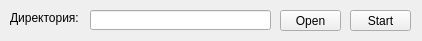
<?xml version="1.0" encoding="UTF-8"?>
<ui version="4.0">
 <class>MainWindow</class>
 <widget class="QMainWindow" name="MainWindow">
  <property name="geometry">
   <rect>
    <x>0</x>
    <y>0</y>
    <width>422</width>
    <height>41</height>
   </rect>
  </property>
  <property name="sizePolicy">
   <sizepolicy hsizetype="Fixed" vsizetype="Fixed">
    <horstretch>0</horstretch>
    <verstretch>0</verstretch>
   </sizepolicy>
  </property>
  <property name="windowTitle">
   <string>Формирование скрипта по W8</string>
  </property>
  <widget class="QWidget" name="centralwidget">
   <widget class="QPushButton" name="button_start">
    <property name="geometry">
     <rect>
      <x>350</x>
      <y>10</y>
      <width>61</width>
      <height>21</height>
     </rect>
    </property>
    <property name="text">
     <string>Start</string>
    </property>
   </widget>
   <widget class="QLabel" name="label_7">
    <property name="geometry">
     <rect>
      <x>10</x>
      <y>10</y>
      <width>71</width>
      <height>16</height>
     </rect>
    </property>
    <property name="text">
     <string>Директория:</string>
    </property>
   </widget>
   <widget class="QLineEdit" name="line_path">
    <property name="geometry">
     <rect>
      <x>90</x>
      <y>10</y>
      <width>181</width>
      <height>20</height>
     </rect>
    </property>
    <property name="text">
     <string/>
    </property>
   </widget>
   <widget class="QPushButton" name="button_path">
    <property name="geometry">
     <rect>
      <x>280</x>
      <y>10</y>
      <width>61</width>
      <height>21</height>
     </rect>
    </property>
    <property name="text">
     <string>Open</string>
    </property>
   </widget>
  </widget>
 </widget>
 <resources/>
 <connections/>
</ui>
